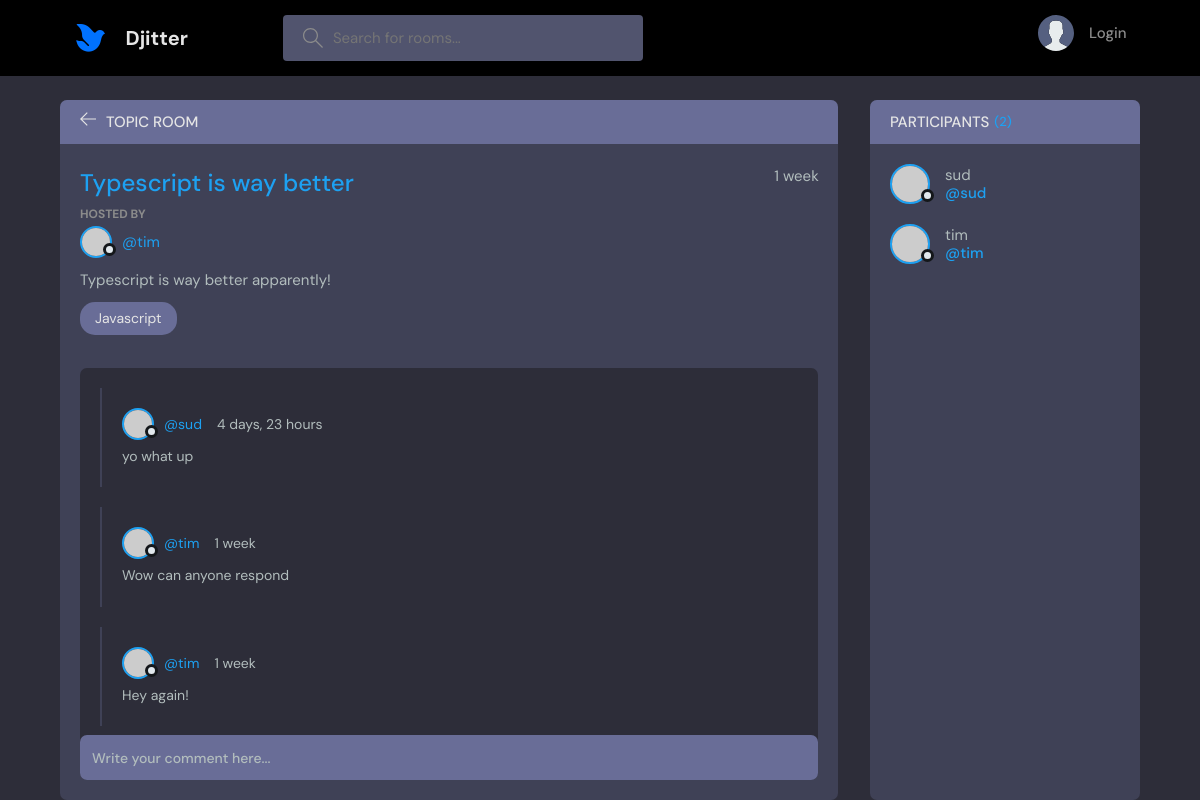
The app's page /room/7 with its own data.
### base/models.py (models this page shows, shortened)
class Room(models.Model):
    host = models.ForeignKey(User, on_delete=models.SET_NULL, null=True)
    topic = models.ForeignKey(
        Topic, on_delete=models.SET_NULL, null=True
    )  # Topic would need to be enclosed in quotes if class Topic was below class Room
    name = models.CharField(max_length=200)
    description = models.TextField(null=True, blank=True)
    participants = models.ManyToManyField(
        User, related_name='participants', blank=True
    )  # related_name allows us to access participants from User model
    updated = models.DateTimeField(auto_now=True)
    created = models.DateTimeField(auto_now_add=True)
    class Meta:
        ordering = ['-updated', '-created'] # '-' means descending so newest is at the top

class Topic(models.Model):
    name = models.CharField(max_length=200)
    def __str__(self):
        return self.name

class Message(models.Model):
    user = models.ForeignKey(
        User, on_delete=models.CASCADE
    )  # on_delete=models.CASCADE means if the user is deleted, delete all messages by the user
    room = models.ForeignKey(Room, on_delete=models.CASCADE)
    body = models.TextField()
    updated = models.DateTimeField(auto_now=True)
    created = models.DateTimeField(auto_now_add=True)
    class Meta:
        ordering = ['-updated', '-created']

### base/views.py (the view)
# urls.py: path('room/<str:pk>', views.room, name='room'),
def room(request, pk):  # pk is primary key which is the the room number in the URL
    room = Room.objects.get(id=pk)  # get the room with the id of pk
    room_messages = room.message_set.all().order_by(
        "-created"
    )  # get all messages in room in order of creation
    participants = room.participants.all()
    if request.method == "POST":
        message = Message.objects.create(
            user=request.user, room=room, body=request.POST.get("body")
        )
        room.participants.add(request.user)
        return redirect("room", pk=room.id)
    context = {
        "room": room,
        "room_messages": room_messages,
        "participants": participants,
    }
    return render(request, "base/room.html", context)

### base/templates/base/room.html (shortened to what this page needs)
{% extends 'main.html' %} {% block content %}
<main class="profile-page layout layout--2">
  <div class="container">
    <div class="room">
      <div class="room__top">
        <div class="room__topLeft">
          <a href="{{ request.META.HTTP_REFERER }}">
            <svg
              version="1.1"
              xmlns="http://www.w3.org/2000/svg"
              width="32"
              height="32"
              viewBox="0 0 32 32"
            >
              <title>arrow-left</title>
              <path
                d="M13.723 2.286l-13.723 13.714 13.719 13.714 1.616-1.611-10.96-10.96h27.625v-2.286h-27.625l10.965-10.965-1.616-1.607z"
              ></path>
            </svg>
          </a>
          <h3>Topic Room</h3>
        </div>
      </div>
      <div class="room__box scroll">
        <div class="room__header scroll">
          <div class="room__info">
            <h3>{{room.name}}</h3>
            <span>{{room.created|timesince}}</span>
          </div>
          <div class="room__hosted">
            <p>Hosted By</p>
            <a
              href="{% url 'user-profile' room.host.id %}"
              class="room__author"
            >
              <div class="avatar avatar--small">
                <img src="https://randomuser.me/api/portraits/men/37.jpg" />
              </div>
              <span>@{{room.host.username}}</span>
            </a>
          </div>
          <div class="room__details">
            <p>{{room.description}}</p>
          </div>
          <span class="room__topics">{{room.topic}}</span>
        </div>
        <div class="room__conversation">
          <div class="threads scroll">
            {% for message in room_messages %}
            <div class="thread">
              <div class="thread__top">
                <div class="thread__author">
                  <a
                    href="{% url 'user-profile' message.user.id %}"
                    class="thread__authorInfo"
                  >
                    <div class="avatar avatar--small">
                      <img
                        src="https://randomuser.me/api/portraits/men/37.jpg"
                      />
                    </div>
                    <span>@{{message.user.username}}</span>
                  </a>
                  <span class="thread__date"
                    >{{message.created|timesince}}
                  </span>
                </div>
              </div>
              <div class="thread__details">
                <p>{{message.body}}</p>
              </div>
            </div>
            {% endfor %}
          </div>
        </div>
      </div>
      <div class="room__message">
        <form action="#">
          <input name="" placeholder="Write your comment here..." />
        </form>
      </div>
    </div>
    <div class="participants">
      <h3 class="participants__top">
        Participants <span>({{participants.count}})</span>
      </h3>
      <div class="participants__list scroll">
        {% for user in participants %}
        <a href="{% url 'user-profile' user.id %}" class="participant">
          <div class="avatar avatar--medium">
            <img src="https://randomuser.me/api/portraits/men/37.jpg" />
          </div>
          <p>
            {{user.username}}
            <span>@{{user.username}}</span>
          </p>
        </a>
        {% endfor %}
      </div>
    </div>
  </div>
</main>
{% endblock %}

### records on screen
Room: name "Typescript is way better", created "1 week", host.username "tim", description "Typescript is way better apparently!", topic "Javascript"
Message: user.username "sud", created "4 days, 23 hours", body "yo what up"
Message: user.username "tim", created "1 week", body "Wow can anyone respond"
Message: user.username "tim", created "1 week", body "Hey again!"

### other values on screen
{{ user.username }} "sud"
{{ user.username }} "tim"
